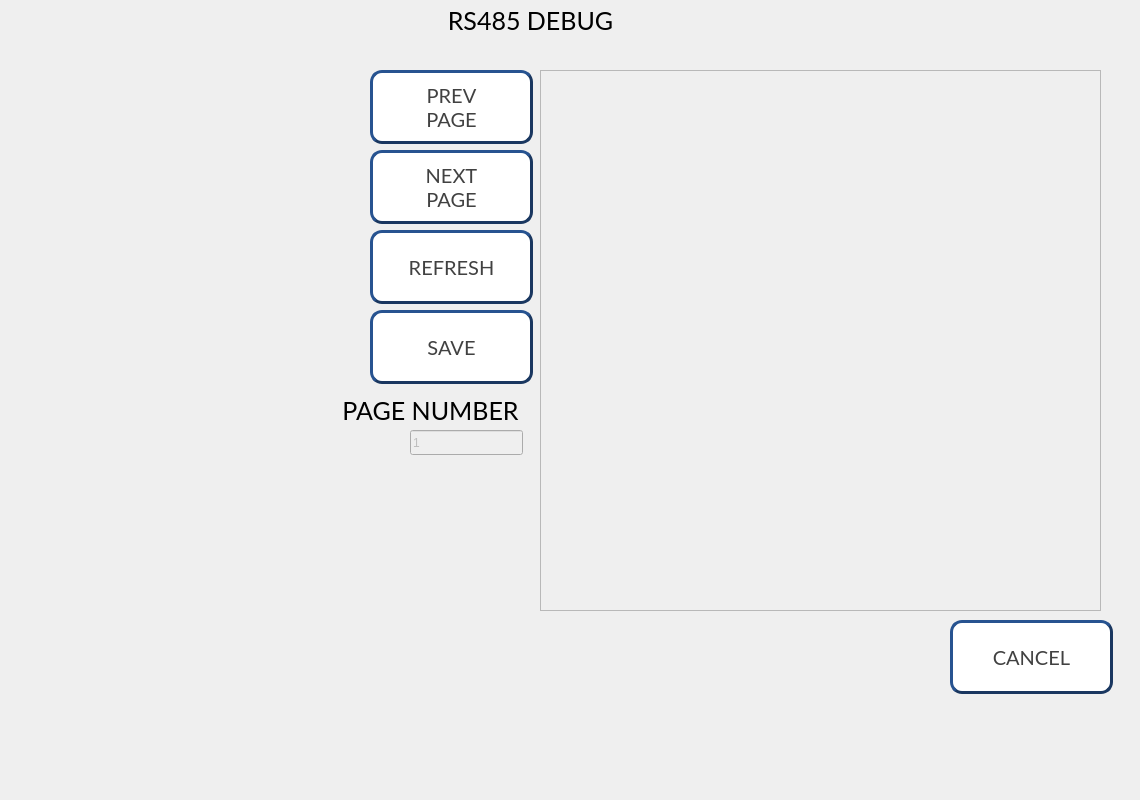
<?xml version="1.0" encoding="UTF-8"?>
<ui version="4.0">
 <class>HNS_RS485_Debug_Screen</class>
 <widget class="QWidget" name="HNS_RS485_Debug_Screen">
  <property name="geometry">
   <rect>
    <x>0</x>
    <y>0</y>
    <width>1140</width>
    <height>800</height>
   </rect>
  </property>
  <property name="windowTitle">
   <string>Form</string>
  </property>
  <widget class="QPushButton" name="PB_Db485_Cancel">
   <property name="geometry">
    <rect>
     <x>950</x>
     <y>620</y>
     <width>163</width>
     <height>74</height>
    </rect>
   </property>
   <property name="font">
    <font>
     <family>Lato</family>
     <pointsize>15</pointsize>
    </font>
   </property>
   <property name="styleSheet">
    <string notr="true">QPushButton{
	background-color:#FFFFFF;
	color:#414141;
	border-style:outset;
	border-width:3px;
	border-color:#1A3760;
	border-radius:12px;
}</string>
   </property>
   <property name="text">
    <string>CANCEL</string>
   </property>
  </widget>
  <widget class="QPushButton" name="PB_Db485_Next_Page">
   <property name="geometry">
    <rect>
     <x>370</x>
     <y>150</y>
     <width>163</width>
     <height>74</height>
    </rect>
   </property>
   <property name="font">
    <font>
     <family>Lato</family>
     <pointsize>15</pointsize>
    </font>
   </property>
   <property name="styleSheet">
    <string notr="true">QPushButton{
	background-color:#FFFFFF;
	color:#414141;
	border-style:outset;
	border-width:3px;
	border-color:#1A3760;
	border-radius:12px;
}</string>
   </property>
   <property name="text">
    <string>NEXT
PAGE</string>
   </property>
  </widget>
  <widget class="QPushButton" name="PB_Db485_Save">
   <property name="geometry">
    <rect>
     <x>370</x>
     <y>310</y>
     <width>163</width>
     <height>74</height>
    </rect>
   </property>
   <property name="font">
    <font>
     <family>Lato</family>
     <pointsize>15</pointsize>
    </font>
   </property>
   <property name="styleSheet">
    <string notr="true">QPushButton{
	background-color:#FFFFFF;
	color:#414141;
	border-style:outset;
	border-width:3px;
	border-color:#1A3760;
	border-radius:12px;
}</string>
   </property>
   <property name="text">
    <string>SAVE</string>
   </property>
  </widget>
  <widget class="QLabel" name="label_83">
   <property name="geometry">
    <rect>
     <x>440</x>
     <y>10</y>
     <width>181</width>
     <height>21</height>
    </rect>
   </property>
   <property name="font">
    <font>
     <family>Lato</family>
     <pointsize>19</pointsize>
    </font>
   </property>
   <property name="text">
    <string>RS485 DEBUG</string>
   </property>
   <property name="alignment">
    <set>Qt::AlignCenter</set>
   </property>
  </widget>
  <widget class="QPushButton" name="PB_Db485_Prev_Page">
   <property name="geometry">
    <rect>
     <x>370</x>
     <y>70</y>
     <width>163</width>
     <height>74</height>
    </rect>
   </property>
   <property name="font">
    <font>
     <family>Lato</family>
     <pointsize>15</pointsize>
    </font>
   </property>
   <property name="styleSheet">
    <string notr="true">QPushButton{
	background-color:#FFFFFF;
	color:#414141;
	border-style:outset;
	border-width:3px;
	border-color:#1A3760;
	border-radius:12px;
}</string>
   </property>
   <property name="text">
    <string>PREV
PAGE</string>
   </property>
  </widget>
  <widget class="QLabel" name="label_84">
   <property name="geometry">
    <rect>
     <x>340</x>
     <y>400</y>
     <width>181</width>
     <height>21</height>
    </rect>
   </property>
   <property name="font">
    <font>
     <family>Lato</family>
     <pointsize>19</pointsize>
    </font>
   </property>
   <property name="text">
    <string>PAGE NUMBER</string>
   </property>
   <property name="alignment">
    <set>Qt::AlignCenter</set>
   </property>
  </widget>
  <widget class="QPlainTextEdit" name="PTE_Db485">
   <property name="enabled">
    <bool>false</bool>
   </property>
   <property name="geometry">
    <rect>
     <x>540</x>
     <y>70</y>
     <width>561</width>
     <height>541</height>
    </rect>
   </property>
  </widget>
  <widget class="QLineEdit" name="LE_Db485_Page">
   <property name="enabled">
    <bool>false</bool>
   </property>
   <property name="geometry">
    <rect>
     <x>410</x>
     <y>430</y>
     <width>113</width>
     <height>25</height>
    </rect>
   </property>
   <property name="text">
    <string>1</string>
   </property>
  </widget>
  <widget class="QPushButton" name="PB_Db485_Refresh">
   <property name="geometry">
    <rect>
     <x>370</x>
     <y>230</y>
     <width>163</width>
     <height>74</height>
    </rect>
   </property>
   <property name="font">
    <font>
     <family>Lato</family>
     <pointsize>15</pointsize>
    </font>
   </property>
   <property name="styleSheet">
    <string notr="true">QPushButton{
	background-color:#FFFFFF;
	color:#414141;
	border-style:outset;
	border-width:3px;
	border-color:#1A3760;
	border-radius:12px;
}</string>
   </property>
   <property name="text">
    <string>REFRESH</string>
   </property>
  </widget>
 </widget>
 <resources/>
 <connections/>
</ui>
